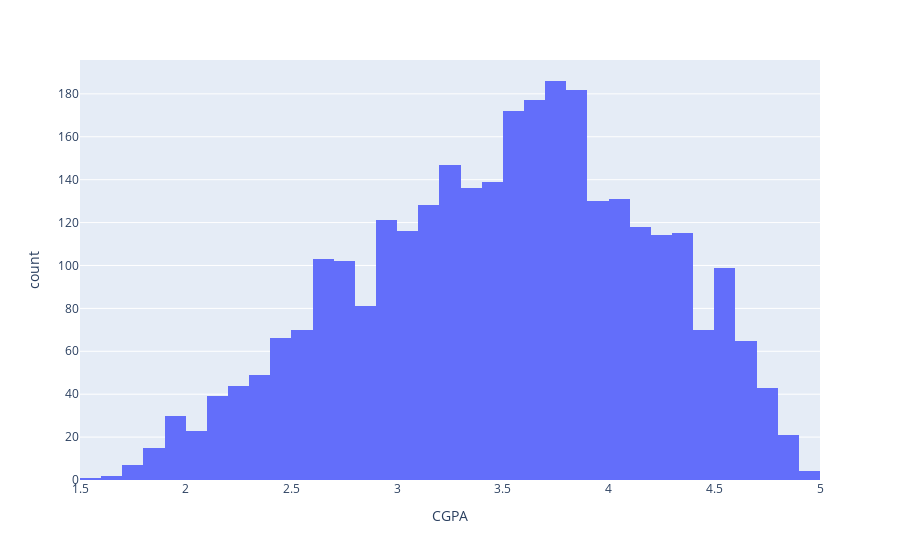

Notebook cell for this chart:
### Markdown cell above
Now that the invalid values were fixed, I wanted to see if there was any suspicious values I missed. I did this by looking at an overall distribution of GPAs.

### Code cell
px.histogram(df, x='CGPA').show()
print(f" {round(len(df.loc[df['CGPA'] < 3]) / len(df),4)*100}% of students are graduating with GPAs")

### Figure 1 — Plotly figure (JSON) as saved in the notebook; plotly's stock layout.template omitted (floating-point values rounded to 4 significant figures; data arrays with more than 128 entries replaced by an {"elided": "..."} marker saying what was removed)
{"data": [{"alignmentgroup": "True", "bingroup": "x", "hovertemplate": "CGPA=%{x}<br>count=%{y}<extra></extra>", "legendgroup": "", "marker": {"color": "#636efa", "pattern": {"shape": ""}}, "name": "", "offsetgroup": "", "orientation": "v", "showlegend": false, "type": "histogram", "x": {"elided": "3046 float values"}, "xaxis": "x", "yaxis": "y"}], "layout": {"barmode": "relative", "legend": {"tracegroupgap": 0}, "margin": {"t": 60}, "xaxis": {"anchor": "y", "domain": [0, 1], "title": {"text": "CGPA"}}, "yaxis": {"anchor": "x", "domain": [0, 1], "title": {"text": "count"}}}}
